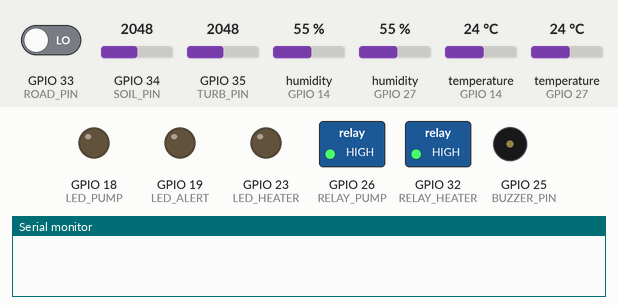
Simulated run of this sketch. Board: ESP32. Shown: switched loads named in the sketch (green lamp = pin HIGH), output pins drawn as LEDs (lit = HIGH), buzzer (waves = sounding, pin HIGH), the last lines printed to the serial monitor. The test bench sets the inputs (shaded band); at power-on: temperature (sensors on GPIO 27, GPIO 14) 24 °C, GPIO 35 (TURB_PIN) = 2048, GPIO 33 (ROAD_PIN) LOW, GPIO 34 (SOIL_PIN) = 2048, humidity (sensors on GPIO 14, GPIO 27) 55 %. WiFi joins after 1.5 s; servers stay silent unless stated.

Above: at 3.0 s.
3.1 s: temperature (sensor on GPIO 27) set to 17 °C
5.3 s: temperature (sensor on GPIO 27) set to 14 °C
At 8.2 s:
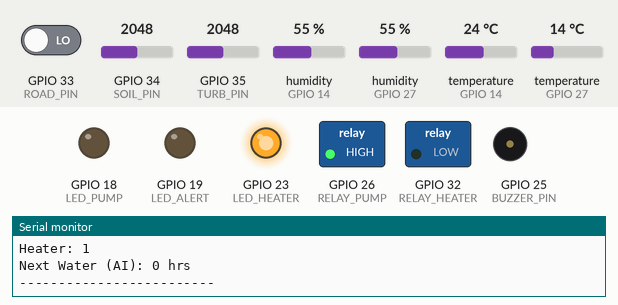
9.3 s: GPIO 35 (TURB_PIN) set to 2377
11.0 s: GPIO 35 (TURB_PIN) set to 2452
At 12.4 s:
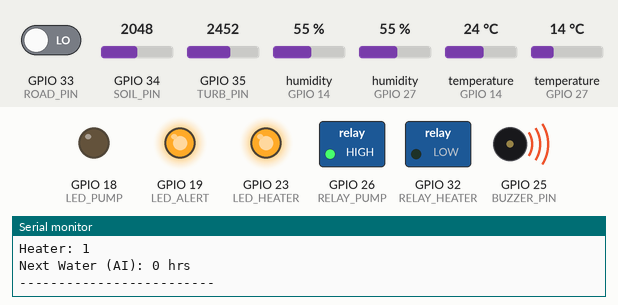
13.3 s: temperature (sensor on GPIO 27) set to 19 °C
At 16.7 s:
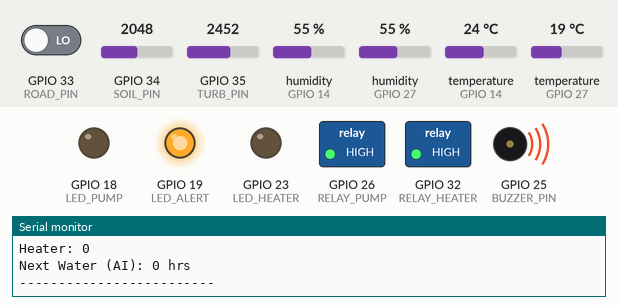
17.3 s: temperature (sensor on GPIO 27) set to 12 °C
At 20.9 s:
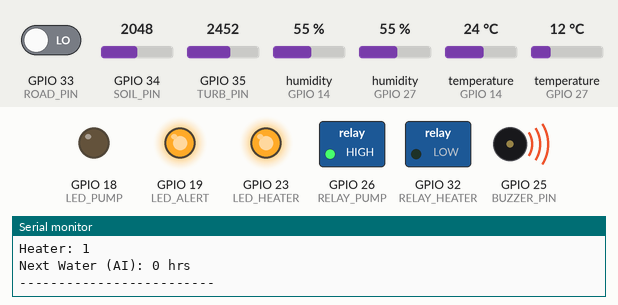
Timing chart, 0 to 22.3 s (numbered marks = the images above; inputs shaded):
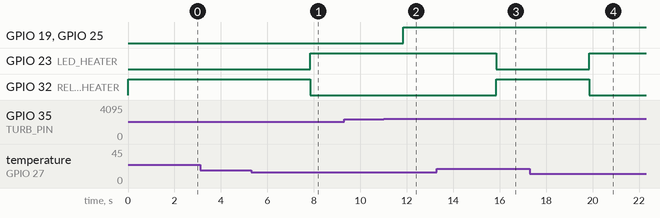

The sketch:

sketch_jan27a.ino
```cpp
#define BLYNK_PRINT Serial

#define BLYNK_TEMPLATE_ID "TMPL3dN_FNfMK"
#define BLYNK_TEMPLATE_NAME "SMART CITY"
#define BLYNK_AUTH_TOKEN "cyZ6jAT6v_tTRlSaRnjhISRkvV3BstGN"

#include <WiFi.h>
#include <BlynkSimpleEsp32.h>
#include <DHT.h>

// ---------------- WiFi ----------------
char ssid[] = "lap";
char pass[] = "12345678";

// ---------------- Pins ----------------
// Sensors
#define SOIL_PIN          34
#define TURB_PIN          35
#define ROAD_PIN          33

// Relays (LOW-level)
#define RELAY_PUMP        26
#define RELAY_HEATER      32

// Alerts
#define BUZZER_PIN        25

// LEDs
#define LED_PUMP          18   // Green
#define LED_ALERT         19   // Red
#define LED_HEATER        23   // Blue

// DHT Sensors
#define DHT_WEATHER_PIN   14
#define DHT_HEATER_PIN    27
#define DHTTYPE DHT11

DHT dhtWeather(DHT_WEATHER_PIN, DHTTYPE);
DHT dhtHeater(DHT_HEATER_PIN, DHTTYPE);

BlynkTimer timer;

// ---------------- Thresholds ----------
int soil_th   = 30;   // %
int turb_th   = 40;   // %
int cold_temp = 15;   // °C

// ---------------- States --------------
bool pumpState   = false;
bool heaterState = false;
int  last_soil   = 0;

bool dirtyAlertSent = false;
bool roadAlertSent  = false;

// ---------------- AI Prediction -------
int predictNextWatering(int now, int last) {
  int rate = last - now;
  if (rate <= 0) return 0;
  int hrs = (now - soil_th) / rate;
  return hrs < 0 ? 0 : hrs;
}

// ---------------- Relay Control -------
void setPump(bool state) {
  pumpState = state;
  digitalWrite(RELAY_PUMP, state ? LOW : HIGH); // LOW-level relay
  digitalWrite(LED_PUMP, state);
}

// ---------------- MAIN SYSTEM ---------
void systemUpdate() {

  // Soil (ADC up to 1023 handled)
  int soil_raw = analogRead(SOIL_PIN);
  int soil = map(soil_raw, 4095, 0, 0, 100);

  // Turbidity
  int turb_raw = analogRead(TURB_PIN);
  int turb = map(turb_raw, 4095, 0, 0, 100);

  // DHT Weather
  float tempWeather = dhtWeather.readTemperature();
  float humWeather  = dhtWeather.readHumidity();

  // DHT Heater
  float tempHeater = dhtHeater.readTemperature();

  // Road sensor
  int road = digitalRead(ROAD_PIN);

  if (isnan(tempWeather)) tempWeather = -1;
  if (isnan(humWeather))  humWeather  = -1;
  if (isnan(tempHeater))  tempHeater  = -1;

  // AI prediction
  int hours = predictNextWatering(soil, last_soil);
  last_soil = soil;

  // -------- AUTO IRRIGATION ----------
  if (soil < soil_th && turb > turb_th)
    setPump(true);
  else
    setPump(false);

  // -------- DIRTY WATER ALERT --------
  if (turb <= turb_th) {
    setPump(false);
    digitalWrite(BUZZER_PIN, HIGH);
    digitalWrite(LED_ALERT, HIGH);

    if (!dirtyAlertSent) {
      Blynk.logEvent("dirty_water", "Dirty water detected! Pump stopped.");
      dirtyAlertSent = true;
    }
  } else {
    dirtyAlertSent = false;
    digitalWrite(BUZZER_PIN, LOW);
    digitalWrite(LED_ALERT, LOW);
  }

  // -------- ROAD ALERT ---------------
  if (road == HIGH) {
    digitalWrite(BUZZER_PIN, HIGH);
    digitalWrite(LED_ALERT, HIGH);

    if (!roadAlertSent) {
      Blynk.logEvent("road_alert", "Road flooded / blocked!");
      roadAlertSent = true;
    }
  } else {
    roadAlertSent = false;
  }

  // -------- PIPE HEATER --------------
  heaterState = (tempHeater != -1 && tempHeater <= cold_temp);
  digitalWrite(RELAY_HEATER, heaterState ? LOW : HIGH);
  digitalWrite(LED_HEATER, heaterState);

  // -------- BLYNK OUTPUT -------------
  Blynk.virtualWrite(V0, soil);         // Soil gauge
  Blynk.virtualWrite(V1, turb);         // Turbidity gauge
  Blynk.virtualWrite(V2, pumpState);    // Pump LED
  Blynk.virtualWrite(V3, tempWeather);  // Temp gauge
  Blynk.virtualWrite(V4, humWeather);   // Humidity gauge
  Blynk.virtualWrite(V5, tempHeater);   // Heater temp gauge
  Blynk.virtualWrite(V6, heaterState);  // Heater LED
  Blynk.virtualWrite(V7, hours);        // AI label

  // -------- SERIAL MONITOR -----------
  Serial.println("----- SYSTEM STATUS -----");
  Serial.print("Soil: "); Serial.println(soil);
  Serial.print("Turb: "); Serial.println(turb);
  Serial.print("Temp: "); Serial.println(tempWeather);
  Serial.print("Hum : "); Serial.println(humWeather);
  Serial.print("Heater Temp: "); Serial.println(tempHeater);
  Serial.print("Pump: "); Serial.println(pumpState);
  Serial.print("Heater: "); Serial.println(heaterState);
  Serial.print("Next Water (AI): "); Serial.print(hours); Serial.println(" hrs");
  Serial.println("-------------------------");
}

// ---------------- SETUP --------------
void setup() {
  Serial.begin(115200);

  pinMode(RELAY_PUMP, OUTPUT);
  pinMode(RELAY_HEATER, OUTPUT);
  pinMode(BUZZER_PIN, OUTPUT);
  pinMode(ROAD_PIN, INPUT);

  pinMode(LED_PUMP, OUTPUT);
  pinMode(LED_ALERT, OUTPUT);
  pinMode(LED_HEATER, OUTPUT);

  digitalWrite(RELAY_PUMP, HIGH);    // OFF
  digitalWrite(RELAY_HEATER, HIGH);  // OFF
  digitalWrite(BUZZER_PIN, LOW);

  dhtWeather.begin();
  dhtHeater.begin();

  Blynk.begin(BLYNK_AUTH_TOKEN, ssid, pass);

  timer.setInterval(2000L, systemUpdate);
}

// ---------------- LOOP ---------------
void loop() {
  Blynk.run();
  timer.run();
}
```

test.c
```cpp
const int irSensorPin = 2;
const int ledPin = 13;
const int buzzerPin = 8;

void setup() {
  pinMode(irSensorPin, INPUT);
  pinMode(ledPin, OUTPUT);
  pinMode(buzzerPin, OUTPUT);
  Serial.begin(9600);
}

void loop() {
  int sensorValue = digitalRead(irSensorPin);
  if (sensorValue == HIGH) {
    digitalWrite(ledPin, HIGH);
    digitalWrite(buzzerPin, HIGH);
    Serial.println("Object detected!");
  } else {
    digitalWrite(ledPin, LOW);
    digitalWrite(buzzerPin, LOW);
    Serial.println("No object detected.");
  }
  delay(100);
}
```

Measured:
- the behaviour switches between 16 and 15 °C on temperature (sensor on GPIO 27) (found by bisection; images 0 and 1)
- the behaviour switches between 2416 and 2417 on GPIO 35 (TURB_PIN) (found by bisection; images 1 and 2)
- after the input at 5.3 s, GPIO 23 (LED_HEATER): LOW → HIGH after 2.6 s; GPIO 32 (RELAY_HEATER): HIGH → LOW after 2.6 s
- after the input at 11.0 s, GPIO 19 (LED_ALERT), GPIO 25 (BUZZER_PIN): LOW → HIGH after 0.85 s
- after the input at 13.3 s, GPIO 23 (LED_HEATER): HIGH → LOW after 2.6 s; GPIO 32 (RELAY_HEATER): LOW → HIGH after 2.6 s
- after the input at 17.3 s, GPIO 23 (LED_HEATER): LOW → HIGH after 2.6 s; GPIO 32 (RELAY_HEATER): HIGH → LOW after 2.6 s
